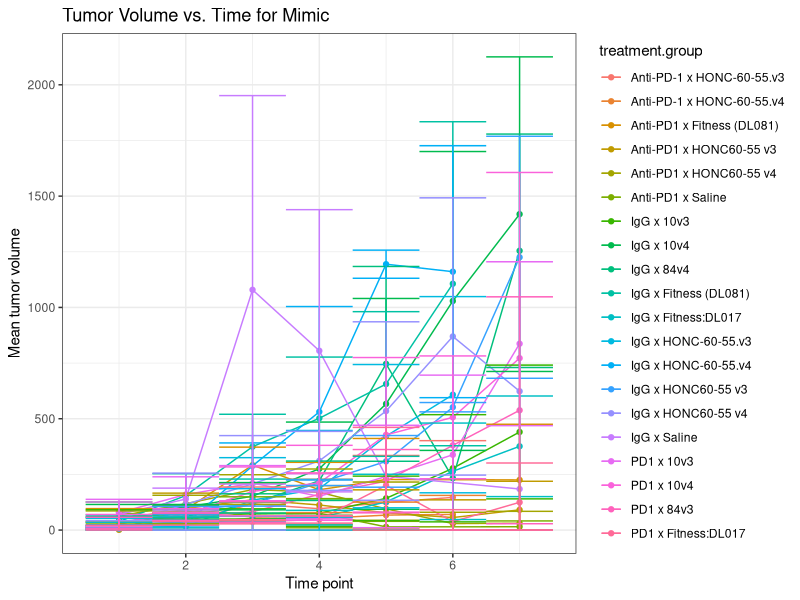

R code for this plot: (Note: this script raises an error after producing the figure.)
## ---- chunk 1
knitr::opts_chunk$set(echo = TRUE)

# Load required packages
library(readxl)
library(tidyverse)

## ---- chunk 2
tsizes <- read.csv("../data/2022-02-22_tumor-size_R-formatted.csv", stringsAsFactors = F)
## ---- chunk 3
# calcTumorVol <- function(tmp){
#   tmp %>%
#     mutate(tail.number = as.character(tail.number)) %>%
#     mutate(tumor.volume = (`tumor.length.(mm)` * (`tumor.width.(mm)`^2)) / 2,
#            tumor.volume = dplyr::if_else(is.na(tumor.volume),
#                                          true = 0,
#                                          false = tumor.volume)) %>%
#     group_by(tail.number, treatment.group, date) %>%
#     summarise(tumor.volume = sum(tumor.volume)) %>%
#     ungroup() %>%
#     mutate(time.point = as.numeric(as.factor((date))))  %>%
#     select(-date)
# }
## ---- chunk 4
# zero.vals <- c("n/a", "N/A")
# 
# mim1 <- tsize.raw[[1]] %>%
#   mutate(`tumor.length.(mm)` = ifelse(is.na(`tumor.length.(mm)`), 0, `tumor.length.(mm)`),
#           `tumor.width.(mm)` = ifelse(is.na(`tumor.width.(mm)`), 0, `tumor.width.(mm)`)) %>%
#   mutate(condition = dplyr::if_else(grepl("v3", microbiome.sample),
#                                    true = "mimic1.pre-DI",
#                                    false = "mimic1.post-DI"),
#          treatment.group = paste(treatment, condition, sep = " x ")) %>%
#   calcTumorVol()
# 
# mim2 <- tsize.raw[[2]] %>%
#   drop_na(`tumor.length.(mm)`) %>%
#   mutate(`tumor.length.(mm)` =ifelse(`tumor.length.(mm)` %in% zero.vals, 0, `tumor.length.(mm)`),
#          `tumor.width.(mm)` = ifelse(`tumor.width.(mm)` %in% zero.vals, 0, `tumor.width.(mm)`)) %>%
#   mutate(`tumor.length.(mm)` = as.numeric(`tumor.length.(mm)`),
#          `tumor.width.(mm)` = as.numeric(`tumor.width.(mm)`),
#          treatment.group = paste(gsub(".-(.*)", "\\1", `cage (treatment)`),
#                                  microbiome.sample, sep = " x ")) %>%
#   calcTumorVol()
# 
# # Problem: need to split mouse ids by cage
# mim3 <- tsize.raw[[3]] %>%
#   drop_na(`tumor.length.(mm)`) %>%
#   filter(`tumor.length.(mm)` != "not present") %>%
#   mutate(`tumor.length.(mm)` =ifelse(`tumor.length.(mm)` %in% zero.vals, 0, `tumor.length.(mm)`),
#          `tumor.width.(mm)` = ifelse(`tumor.width.(mm)` %in% zero.vals, 0, `tumor.width.(mm)`)) %>%
#   mutate(`tumor.length.(mm)` = as.numeric(`tumor.length.(mm)`),
#          `tumor.width.(mm)` = as.numeric(`tumor.width.(mm)`),
#          condition =  "Fitness:DL017",
#          treatment = ifelse(grepl("1$", `cage (treatment)`), "IgG",
#                             ifelse(grepl("2$", `cage (treatment)`), "IgG", "PD1")),
#          treatment.group = paste(treatment, condition, sep = " x ")) %>%
#   mutate(tail.number = paste0(tail.number, `cage (treatment)`)) %>%
#   calcTumorVol()
# 
# mim4 <- tsize.raw[[4]] %>%
#   drop_na(`tumor.length.(mm)`) %>%
#   mutate(`tumor.length.(mm)` =ifelse(`tumor.length.(mm)` %in% zero.vals, 0, `tumor.length.(mm)`),
#          `tumor.width.(mm)` = ifelse(`tumor.width.(mm)` %in% zero.vals, 0, `tumor.width.(mm)`)) %>%
#   mutate(`tumor.length.(mm)` = as.numeric(`tumor.length.(mm)`),
#          `tumor.width.(mm)` = as.numeric(`tumor.width.(mm)`),
#          treatment.group = paste(microbiome.sample, Treatment, sep = "/"),
#          tail.number = paste(tail.number, cage)) %>%
#   calcTumorVol()

## ---- chunk 5
mean.vals <- tsizes %>%
  mutate(treatment.group = paste(treatment, microbiome.sample, sep = " x ")) %>%
  group_by(treatment.group, time.point) %>%
  summarise(mean.volume = mean(tumor.volume),
            sd.volume = sd(tumor.volume)) %>%
  ungroup() %>%
  mutate(lwr = mean.volume - sd.volume,
         upr = mean.volume + sd.volume) %>%
  mutate(lwr = if_else(lwr < 0, 0, lwr))
## ---- chunk 6


mean.vals %>%
  ggplot(aes(x = time.point, y = mean.volume, group = treatment.group, color = treatment.group)) +
  geom_line()+
  geom_point()+
  labs(title = "Tumor Volume vs. Time for Mimic", x = "Time point", y = "Mean tumor volume") +
  theme_bw() +
  # scale_color_brewer(palette = "Dark2") 
  geom_errorbar(aes(ymin = lwr, ymax = upr),
                width = 1)


write.csv(mean.vals, "../shiny-apps/tumor-line-plots/2022-02-22_mean-tumor-volumes.csv", row.names = F)
